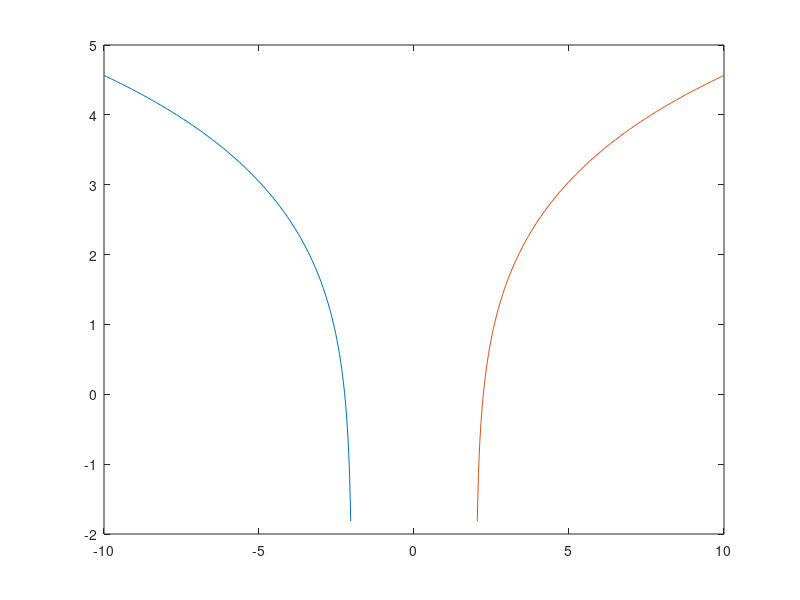

Recreate this plot in MATLAB. (Note: this script raises an error after producing the figure.)
x1 = linspace(-10, -2, 200);
x2 = linspace(2, 10, 200);
f = @(x) log(x.^2 - 4);
plot(x1, f(x1), x2, f(x2));
xline(-2, ':');
xline(2, ':');
xlabel('x')
ylabel('y')
